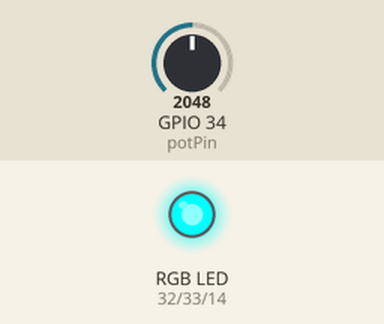
Recording of a sketch running on a simulated ESP32. Shown: an RGB LED mixed from three pins (HIGH = lit). Inputs (shaded band) come from the test bench; at power-on: GPIO 34 (potPin) = 2048.

Above: at 1.2 s.
1.3 s: GPIO 34 (potPin) set to 2664
2.8 s: GPIO 34 (potPin) set to 2797
At 3.1 s:
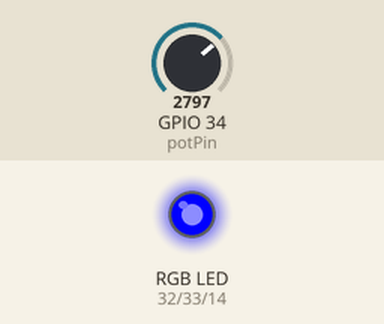
4.3 s: GPIO 34 (potPin) set to 2047
At 5.4 s:
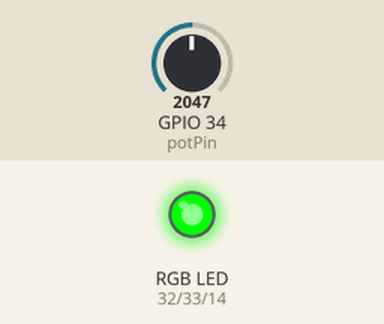
5.8 s: GPIO 34 (potPin) set to 1406
7.3 s: GPIO 34 (potPin) set to 1290
At 7.7 s:
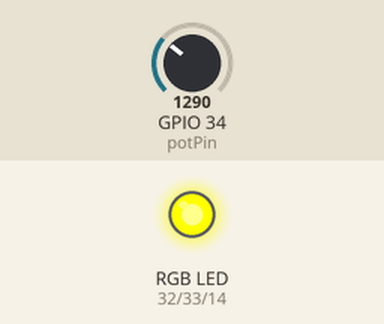
8.8 s: GPIO 34 (potPin) set to 2866
At 10.1 s:
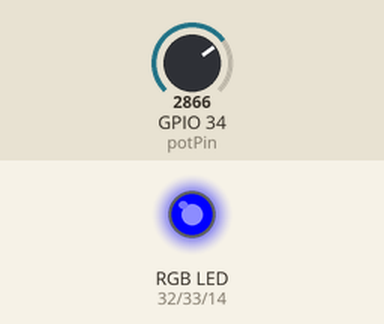
Timing chart, 0 to 11.3 s (numbered marks = the images above; inputs shaded):
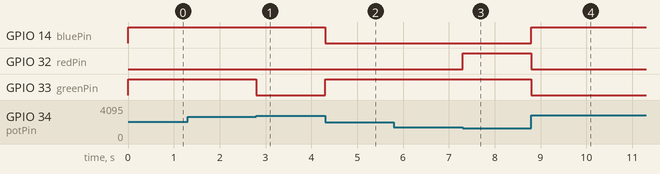

Measured:
- the behaviour switches between 2729 and 2730 on GPIO 34 (potPin) (found by bisection; images 0 and 1)
- the behaviour switches between 1365 and 1364 on GPIO 34 (potPin) (found by bisection; images 2 and 3)
- after the input at 1.3 s, every drawn part: stays the same
- after the input at 2.8 s, GPIO 33 (greenPin): HIGH → LOW at once
- after the input at 4.3 s, GPIO 14 (bluePin): HIGH → LOW at once; GPIO 33 (greenPin): LOW → HIGH at once
- after the input at 5.8 s, every drawn part: stays the same
- after the input at 7.3 s, GPIO 32 (redPin): LOW → HIGH at once
- after the input at 8.8 s, GPIO 14 (bluePin): LOW → HIGH at once; GPIO 32 (redPin), GPIO 33 (greenPin): HIGH → LOW at once

The sketch:

03-rgb-led-potentiometer.ino
```cpp
const int redPin=32;
const int greenPin = 33;
const int bluePin = 14;
const int potPin = 34;

void setRGB(byte redState, byte greenState, byte blueState){
  digitalWrite(redPin, redState);
  digitalWrite(greenPin, greenState);
  digitalWrite(bluePin, blueState);
}
void setup() {
  pinMode(redPin, OUTPUT);
  pinMode(greenPin, OUTPUT);
  pinMode(bluePin, OUTPUT);

}

void loop() {
  int potValue = analogRead(potPin);
  int mode = map(potValue, 0, 4095, 0, 6);

  switch (mode){
    case 0:
      setRGB(HIGH, LOW, LOW);
      break;
    case 1:
      setRGB(HIGH, HIGH, LOW);
      break;
    case 2:
      setRGB(LOW, HIGH, LOW);
      break;
    case 3:
      setRGB(LOW, HIGH, HIGH);
      break;
    case 4:
      setRGB(LOW, LOW, HIGH);
      break;
    case 5:
      setRGB(HIGH, LOW, HIGH);
      break;
    case 6:
      setRGB(HIGH, HIGH, HIGH);
      break;
    default:
      setRGB(LOW, LOW, LOW);
      break;


  }

}
```
